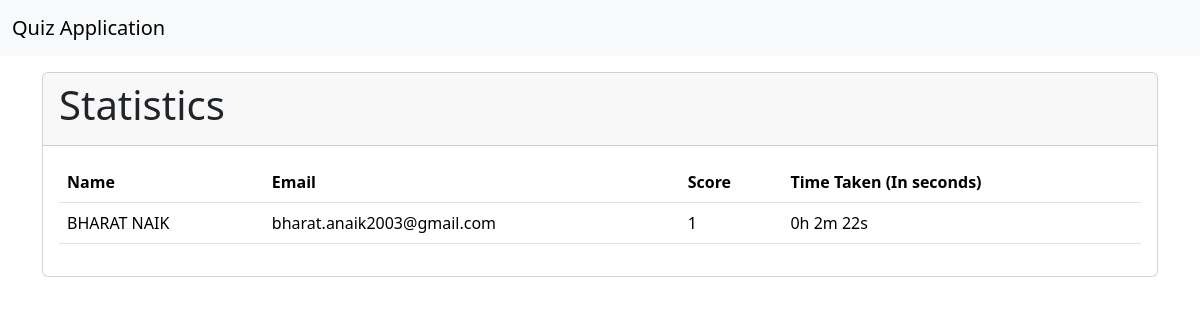
/quiz/stats/dbms-quiz-set-1 (signed in), run on the app's committed database.
### tables this page shows
CREATE TABLE RESULT (
    RESULT_ID INTEGER PRIMARY KEY AUTOINCREMENT,
    SCORE INTEGER,
    USER_ID INTEGER,
    QUIZ_CODE TEXT,
    TIME_TAKEN FLOAT,
    SUBMITTED_AT DATETIME,
    FOREIGN KEY(USER_ID) REFERENCES USERS(ID)  ON DELETE CASCADE,
    FOREIGN KEY(QUIZ_CODE) REFERENCES QUIZ(CODE)  ON DELETE CASCADE
);

CREATE TABLE USERS (
    ID INTEGER PRIMARY KEY AUTOINCREMENT,
    FNAME TEXT,
    LNAME TEXT,
    EMAIL TEXT NOT NULL UNIQUE,
    AGE INTEGER
);

### wsgi.py (the view)
@app.route("/quiz/stats/<code>")
@admin_required
def statistics(code):
    return render_template("quiz/statistics.html", stats = QuizHandler().stats(code))

### utils/database.py (called while the page is built)
    def __del__(self):
        self.conn.close()

### utils/quizhandler.py (called while the page is built)
    def stats(self, code):
        stats = self.cur.execute("""SELECT U.FNAME || ' ' || U.LNAME, R.SCORE, R.TIME_TAKEN , U.EMAIL
                         FROM USERS U JOIN RESULT R ON U.ID = R.USER_ID
                         WHERE R.QUIZ_CODE = ?
                         ORDER BY R.SUBMITTED_AT;
                         """, (code, )).fetchall()
        return stats

### templates/quiz/statistics.html
{% extends 'base.html' %}
{% block content %}
<div class="card">
    <div class="card-header">
        <h1>Statistics</h1>
    </div>
    <div class="card-body">
        <table class="table bordered">
            <tr><th>Name</th><th>Email</th><th>Score</th> <th>Time Taken (In seconds)</th></tr>
            {% for row in stats %}
                <tr><td>{{ row[0] }} </td><td>{{ row[3] }}</td><td>{{ row[1] }}</td><td>{{ row[2] |duration_format}}</td></tr>
            {% endfor %}
        </table>
    </div>
</div>
{% endblock content %}

### data on the page
RESULT: row "BHARAT NAIK", EMAIL "bharat.anaik2003@gmail.com", SCORE "1", TIME_TAKEN "0h 2m 22s"
